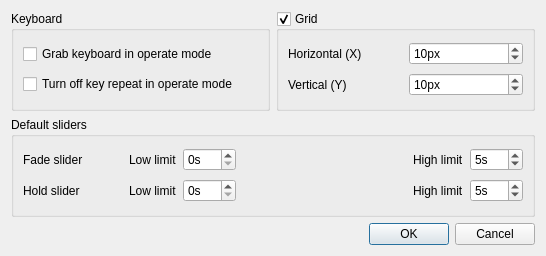
<ui version="4.0" >
 <class>VirtualConsoleProperties</class>
 <widget class="QDialog" name="VirtualConsoleProperties" >
  <property name="geometry" >
   <rect>
    <x>0</x>
    <y>0</y>
    <width>546</width>
    <height>256</height>
   </rect>
  </property>
  <property name="windowTitle" >
   <string>Virtual Console properties</string>
  </property>
  <layout class="QVBoxLayout" >
   <item>
    <layout class="QHBoxLayout" >
     <item>
      <widget class="QGroupBox" name="m_keyboardGroup" >
       <property name="title" >
        <string>Keyboard</string>
       </property>
       <layout class="QVBoxLayout" >
        <item>
         <widget class="QCheckBox" name="m_grabKeyboardCheck" >
          <property name="toolTip" >
           <string>Make virtual console to take exclusive keyboard control during operate mode</string>
          </property>
          <property name="text" >
           <string>Grab keyboard in operate mode</string>
          </property>
         </widget>
        </item>
        <item>
         <widget class="QCheckBox" name="m_keyRepeatOffCheck" >
          <property name="toolTip" >
           <string>Prevent flickering when a keyboard hotkey has been pressed in operate mode</string>
          </property>
          <property name="text" >
           <string>Turn off key repeat in operate mode</string>
          </property>
         </widget>
        </item>
       </layout>
      </widget>
     </item>
     <item>
      <widget class="QGroupBox" name="m_gridGroup" >
       <property name="toolTip" >
        <string>Use a grid layout for virtual console widgets</string>
       </property>
       <property name="title" >
        <string>Grid</string>
       </property>
       <property name="checkable" >
        <bool>true</bool>
       </property>
       <layout class="QGridLayout" >
        <item row="0" column="0" >
         <widget class="QLabel" name="label" >
          <property name="text" >
           <string>Horizontal (X)</string>
          </property>
         </widget>
        </item>
        <item row="0" column="1" >
         <widget class="QSpinBox" name="m_gridXSpin" >
          <property name="toolTip" >
           <string>Widget grid layout X resolution</string>
          </property>
          <property name="suffix" >
           <string>px</string>
          </property>
          <property name="minimum" >
           <number>1</number>
          </property>
          <property name="value" >
           <number>10</number>
          </property>
         </widget>
        </item>
        <item row="1" column="0" >
         <widget class="QLabel" name="label_2" >
          <property name="text" >
           <string>Vertical (Y)</string>
          </property>
         </widget>
        </item>
        <item row="1" column="1" >
         <widget class="QSpinBox" name="m_gridYSpin" >
          <property name="toolTip" >
           <string>Widget grid layout Y resolution</string>
          </property>
          <property name="suffix" >
           <string>px</string>
          </property>
          <property name="minimum" >
           <number>1</number>
          </property>
          <property name="value" >
           <number>10</number>
          </property>
         </widget>
        </item>
       </layout>
      </widget>
     </item>
    </layout>
   </item>
   <item>
    <widget class="QGroupBox" name="groupBox_3" >
     <property name="title" >
      <string>Default sliders</string>
     </property>
     <layout class="QGridLayout" >
      <item row="0" column="0" >
       <widget class="QLabel" name="label_3" >
        <property name="minimumSize" >
         <size>
          <width>100</width>
          <height>0</height>
         </size>
        </property>
        <property name="text" >
         <string>Fade slider</string>
        </property>
       </widget>
      </item>
      <item row="0" column="1" >
       <widget class="QLabel" name="label_5" >
        <property name="text" >
         <string>Low limit</string>
        </property>
       </widget>
      </item>
      <item row="0" column="2" >
       <widget class="QSpinBox" name="m_fadeLowSpin" >
        <property name="toolTip" >
         <string>Lowest value that can be set to the 'fade' bus with the default sliders</string>
        </property>
        <property name="suffix" >
         <string>s</string>
        </property>
        <property name="maximum" >
         <number>998</number>
        </property>
       </widget>
      </item>
      <item row="0" column="3" >
       <spacer>
        <property name="orientation" >
         <enum>Qt::Horizontal</enum>
        </property>
        <property name="sizeHint" stdset="0" >
         <size>
          <width>40</width>
          <height>20</height>
         </size>
        </property>
       </spacer>
      </item>
      <item row="0" column="4" >
       <widget class="QLabel" name="label_7" >
        <property name="text" >
         <string>High limit</string>
        </property>
       </widget>
      </item>
      <item row="0" column="5" >
       <widget class="QSpinBox" name="m_fadeHighSpin" >
        <property name="toolTip" >
         <string>Highest value that can be set to the 'fade' bus with the default sliders</string>
        </property>
        <property name="suffix" >
         <string>s</string>
        </property>
        <property name="minimum" >
         <number>1</number>
        </property>
        <property name="maximum" >
         <number>999</number>
        </property>
        <property name="value" >
         <number>5</number>
        </property>
       </widget>
      </item>
      <item row="1" column="0" >
       <widget class="QLabel" name="label_4" >
        <property name="minimumSize" >
         <size>
          <width>100</width>
          <height>0</height>
         </size>
        </property>
        <property name="text" >
         <string>Hold slider</string>
        </property>
       </widget>
      </item>
      <item row="1" column="1" >
       <widget class="QLabel" name="label_6" >
        <property name="text" >
         <string>Low limit</string>
        </property>
       </widget>
      </item>
      <item row="1" column="2" >
       <widget class="QSpinBox" name="m_holdLowSpin" >
        <property name="toolTip" >
         <string>Lowest value that can be set to the 'hold' bus with the default sliders</string>
        </property>
        <property name="suffix" >
         <string>s</string>
        </property>
        <property name="maximum" >
         <number>998</number>
        </property>
       </widget>
      </item>
      <item row="1" column="3" >
       <spacer>
        <property name="orientation" >
         <enum>Qt::Horizontal</enum>
        </property>
        <property name="sizeHint" stdset="0" >
         <size>
          <width>40</width>
          <height>20</height>
         </size>
        </property>
       </spacer>
      </item>
      <item row="1" column="4" >
       <widget class="QLabel" name="label_8" >
        <property name="text" >
         <string>High limit</string>
        </property>
       </widget>
      </item>
      <item row="1" column="5" >
       <widget class="QSpinBox" name="m_holdHighSpin" >
        <property name="toolTip" >
         <string>Highest value that can be set to the 'hold' bus with the default sliders</string>
        </property>
        <property name="suffix" >
         <string>s</string>
        </property>
        <property name="minimum" >
         <number>1</number>
        </property>
        <property name="maximum" >
         <number>999</number>
        </property>
        <property name="value" >
         <number>5</number>
        </property>
       </widget>
      </item>
     </layout>
    </widget>
   </item>
   <item>
    <widget class="QDialogButtonBox" name="m_buttonBox" >
     <property name="orientation" >
      <enum>Qt::Horizontal</enum>
     </property>
     <property name="standardButtons" >
      <set>QDialogButtonBox::Cancel|QDialogButtonBox::Ok</set>
     </property>
    </widget>
   </item>
  </layout>
 </widget>
 <resources/>
 <connections>
  <connection>
   <sender>m_buttonBox</sender>
   <signal>accepted()</signal>
   <receiver>VirtualConsoleProperties</receiver>
   <slot>accept()</slot>
   <hints>
    <hint type="sourcelabel" >
     <x>248</x>
     <y>254</y>
    </hint>
    <hint type="destinationlabel" >
     <x>157</x>
     <y>274</y>
    </hint>
   </hints>
  </connection>
  <connection>
   <sender>m_buttonBox</sender>
   <signal>rejected()</signal>
   <receiver>VirtualConsoleProperties</receiver>
   <slot>reject()</slot>
   <hints>
    <hint type="sourcelabel" >
     <x>316</x>
     <y>260</y>
    </hint>
    <hint type="destinationlabel" >
     <x>286</x>
     <y>274</y>
    </hint>
   </hints>
  </connection>
 </connections>
</ui>
